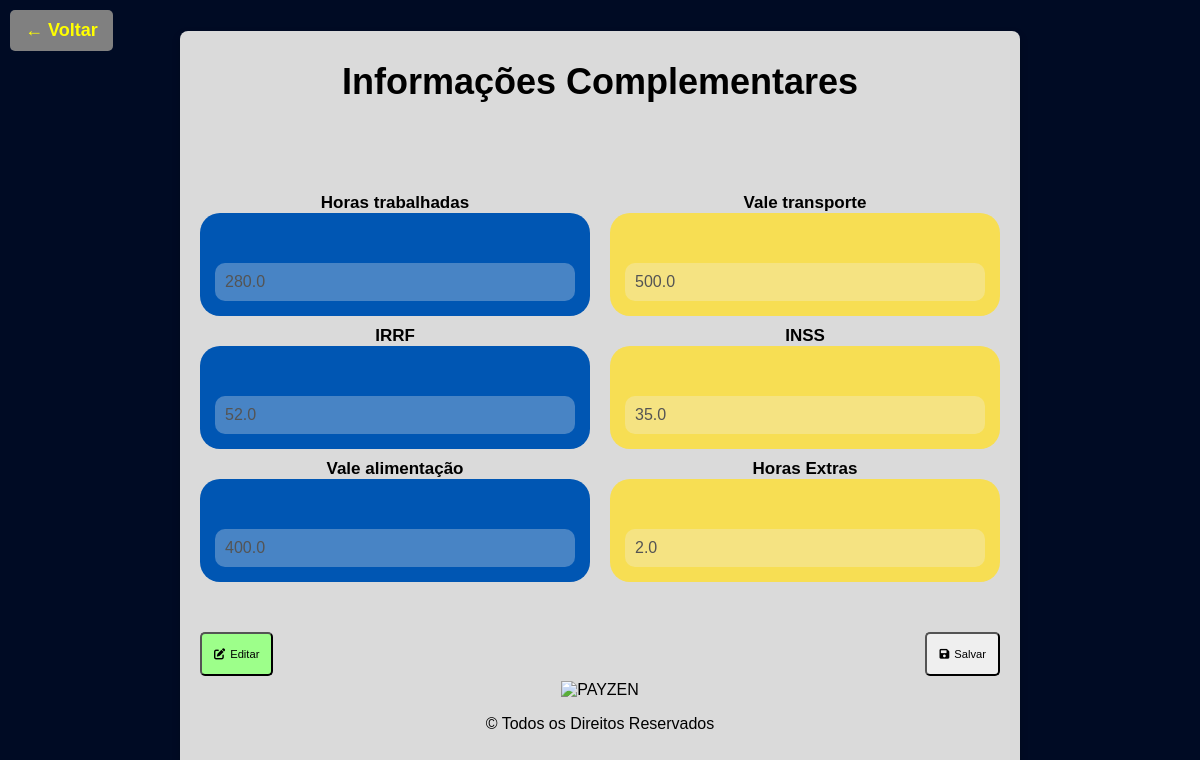
Page /mais_informacoes/4 on the earlier database version.
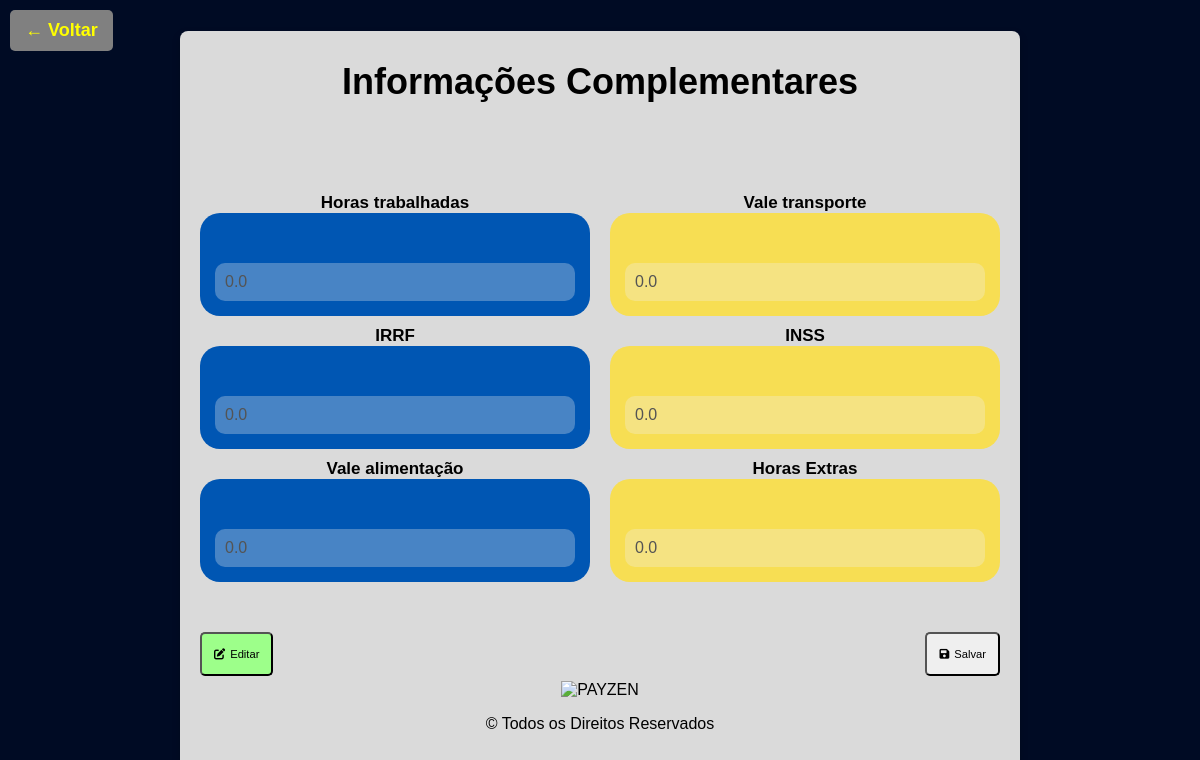
Same page on the later database version.
### tables this page shows
CREATE TABLE funcionarios (
            id INTEGER PRIMARY KEY AUTOINCREMENT,
            nome_completo TEXT NOT NULL,
            data_nascimento TEXT NOT NULL,
            salario REAL NOT NULL,
            cpf TEXT UNIQUE NOT NULL,
            cargo TEXT NOT NULL,
            numero_conta TEXT NOT NULL
        , horas_trabalhadas REAL DEFAULT 0, vale_transporte REAL DEFAULT 0, irrf REAL DEFAULT 0, inss REAL DEFAULT 0, vale_alimentacao REAL DEFAULT 0, horas_extras REAL DEFAULT 0);

### app.py (the view, shortened to what this page needs)
@app.route('/mais_informacoes/<int:id>', methods=['GET', 'POST'])
def mais_informacoes(id):
    conn = sqlite3.connect('payzen.db')
    conn.row_factory = sqlite3.Row
    cursor = conn.cursor()
    cursor.execute('SELECT * FROM funcionarios WHERE id = ?', (id,))
    funcionario = cursor.fetchone()
    if not funcionario:
        conn.close()
        return "Funcionário não encontrado", 404
    conn.close()
    return render_template('mais_informacoes.html', funcionario=funcionario)

### templates/mais_informacoes.html (shortened to what this page needs)
<!DOCTYPE html>
<html lang="pt-br">
<head>
    <link rel="stylesheet" href="{{ url_for('static', filename='style_mais_informacoes.css') }}">
    <link href="https://cdnjs.cloudflare.com/ajax/libs/font-awesome/6.0.0-beta3/css/all.min.css" rel="stylesheet">
</head>
<body>
    <div class="container">
        <div class="header">
            <a href="{{ url_for('busca_funcionario') }}" class="voltar-btn">
                <span>&#8592;</span> Voltar
            </a>
            <h1>Informações Complementares</h1>
        </div>
        <form method="POST" action="{{ url_for('mais_informacoes', id=funcionario['id']) }}">
            <div class="content">
                <div class="details">
                    <div class="info-box blue">
                        <span>Horas trabalhadas</span>
                        <input type="text" name="horas_trabalhadas" value="{{ funcionario['horas_trabalhadas'] }}" disabled>
                    </div>
                    <div class="info-box yellow">
                        <span>Vale transporte</span>
                        <input type="text" name="vale_transporte" value="{{ funcionario['vale_transporte'] }}" disabled>
                    </div>
                    <div class="info-box blue">
                        <span>IRRF</span>
                        <input type="text" name="irrf" value="{{ funcionario['irrf'] }}" disabled>
                    </div>
                    <div class="info-box yellow">
                        <span>INSS</span>
                        <input type="text" name="inss" value="{{ funcionario['inss'] }}" disabled>
                    </div>
                    <div class="info-box blue">
                        <span>Vale alimentação</span>
                        <input type="text" name="vale_alimentacao" value="{{ funcionario['vale_alimentacao'] }}" disabled>
                    </div>
                    <div class="info-box yellow">
                        <span>Horas Extras</span>
                        <input type="text" name="horas_extras" value="{{ funcionario['horas_extras'] }}" disabled>
                    </div>
                </div>
                <div class="actions">
                    <button type="button" class="edit-btn" onclick="editFields()">
                        <i class="fas fa-edit"></i> Editar
                    </button>
                    <button type="submit" class="save-btn">
                        <i class="fas fa-save"></i> Salvar
                    </button>
                </div>
            </div>
        </form>
        <div class="footer">
            <img src="img/a-clean-modern-and-professional-logo-with-the-text-9eVuCq3pTGmzTziuuqdCaw-64NQXdd1Shq8dyQ7zRA6MQ-removebg-preview.png" alt="PAYZEN" class="logo-image">
            <p>&copy; Todos os Direitos Reservados</p>
        </div>
    </div>
</body>
</html>

Differences in the rows shown:
changed funcionarios: horas_trabalhadas "280.0" → "0.0"; vale_transporte "500.0" → "0.0"; irrf "52.0" → "0.0"; inss "35.0" → "0.0"; vale_alimentacao "400.0" → "0.0"; horas_extras "2.0" → "0.0"
